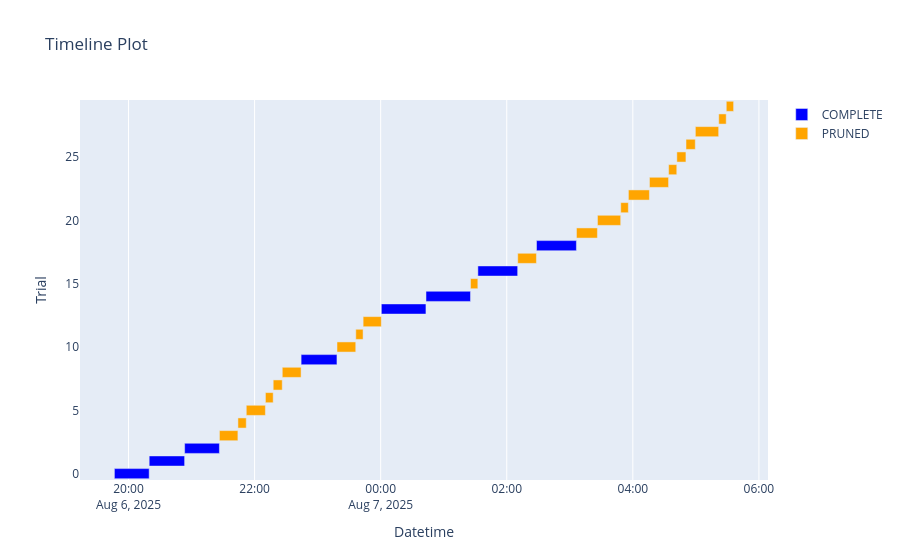

Notebook source saved alongside this figure:
### Code cell
optuna.visualization.plot_timeline(study)

### Figure 1 — Plotly figure (JSON) as saved in the notebook; plotly's stock layout.template omitted (floating-point values rounded to 4 significant figures)
{"data": [{"base": ["2025-08-06T19:46:33.879878", "2025-08-06T20:19:40.403181", "2025-08-06T20:53:24.438768", "2025-08-06T22:44:17.031789", "2025-08-07T00:00:38.325799", "2025-08-07T00:43:08.023000", "2025-08-07T01:32:31.305064", "2025-08-07T02:28:18.517591"], "hovertemplate": "%{text}<extra>COMPLETE</extra>", "marker": {"color": "blue"}, "name": "COMPLETE", "orientation": "h", "text": ["{<br>  \"number\": 0,<br>  \"values\": [<br>    0.350233256816864<br>  ],<br>  \"params\": {<br>    \"backbone_LR\": 0.00013491118883960328,<br>    \"head_LR\": 3.5155295967918524e-06,<br>    \"weight_decay\": 0.001271793075255193,<br>    \"batch_size\": 128,<br>    \"head_layer_1\": 512,<br>    \"num_layers\": 2,<br>    \"head_layer_2\": 2048,<br>    \"dropout\": 0.30000000000000004<br>  }<br>}", "{<br>  \"number\": 1,<br>  \"values\": [<br>    0.07014447450637817<br>  ],<br>  \"params\": {<br>    \"backbone_LR\": 1.3548009936266475e-06,<br>    \"head_LR\": 0.002205127324399811,<br>    \"weight_decay\": 0.0012858053972590064,<br>    \"batch_size\": 128,<br>    \"head_layer_1\": 256,<br>    \"num_layers\": 1,<br>    \"dropout\": 0.0<br>  }<br>}", "{<br>  \"number\": 2,<br>  \"values\": [<br>    0.44112318754196167<br>  ],<br>  \"params\": {<br>    \"backbone_LR\": 3.673945470197309e-06,<br>    \"head_LR\": 0.0007053140233696267,<br>    \"weight_decay\": 5.1066431853509145e-05,<br>    \"batch_size\": 128,<br>    \"head_layer_1\": 2048,<br>    \"num_layers\": 2,<br>    \"head_layer_2\": 128,<br>    \"dropout\": 0.2<br>  }<br>}", "{<br>  \"number\": 9,<br>  \"values\": [<br>    0.06294655799865723<br>  ],<br>  \"params\": {<br>    \"backbone_LR\": 7.446390798440358e-06,<br>    \"head_LR\": 4.065521700020252e-05,<br>    \"weight_decay\": 0.002550813726764217,<br>    \"batch_size\": 64,<br>    \"head_layer_1\": 256,<br>    \"num_layers\": 1,<br>    \"dropout\": 0.0<br>  }<br>}", "{<br>  \"number\": 13,<br>  \"values\": [<br>    0.06576865911483765<br>  ],<br>  \"params\": {<br>    \"backbone_LR\": 1.1382336670195114e-06,<br>    \"head_LR\": 4.201947680601906e-06,<br>    \"weight_decay\": 0.0010632181175167803,<br>    \"batch_size\": 8,<br>    \"head_layer_1\": 256,<br>    \"num_layers\": 1,<br>    \"dropout\": 0.0<br>  }<br>}", "{<br>  \"number\": 14,<br>  \"values\": [<br>    0.06953126192092896<br>  ],<br>  \"params\": {<br>    \"backbone_LR\": 1.2792747523948163e-06,<br>    \"head_LR\": 2.613311343191056e-06,<br>    \"weight_decay\": 0.0006133828642566181,<br>    \"batch_size\": 8,<br>    \"head_layer_1\": 256,<br>    \"num_layers\": 1,<br>    \"dropout\": 0.0<br>  }<br>}", "{<br>  \"number\": 16,<br>  \"values\": [<br>    0.07585030794143677<br>  ],<br>  \"params\": {<br>    \"backbone_LR\": 6.371224860022846e-06,<br>    \"head_LR\": 6.489762885380078e-05,<br>    \"weight_decay\": 0.05006823857290153,<br>    \"batch_size\": 16,<br>    \"head_layer_1\": 256,<br>    \"num_layers\": 1,<br>    \"dropout\": 0.0<br>  }<br>}", "{<br>  \"number\": 18,<br>  \"values\": [<br>    0.06548851728439331<br>  ],<br>  \"params\": {<br>    \"backbone_LR\": 1.9182590027684673e-06,<br>    \"head_LR\": 1.5360976684575757e-05,<br>    \"weight_decay\": 0.0002496967744992478,<br>    \"batch_size\": 16,<br>    \"head_layer_1\": 512,<br>    \"num_layers\": 2,<br>    \"head_layer_2\": 1024,<br>    \"dropout\": 0.0<br>  }<br>}"], "textposition": "none", "type": "bar", "x": [1986000.0, 2023000.0, 1987000.0, 2047000.0, 2547000.0, 2541000.0, 2272000.0, 2280000.0], "y": [0, 1, 2, 9, 13, 14, 16, 18]}, {"base": ["2025-08-06T21:26:31.865777", "2025-08-06T21:44:08.014803", "2025-08-06T21:52:05.144245", "2025-08-06T22:10:18.692118", "2025-08-06T22:17:43.082122", "2025-08-06T22:26:20.398642", "2025-08-06T23:18:25.936036", "2025-08-06T23:36:19.446385", "2025-08-06T23:43:17.911579", "2025-08-07T01:25:31.935702", "2025-08-07T02:10:26.122257", "2025-08-07T03:06:21.549103", "2025-08-07T03:26:20.855502", "2025-08-07T03:48:30.470858", "2025-08-07T03:55:47.553828", "2025-08-07T04:15:50.677263", "2025-08-07T04:34:04.327995", "2025-08-07T04:41:53.011286", "2025-08-07T04:50:36.358483", "2025-08-07T04:59:30.534966", "2025-08-07T05:21:45.736660", "2025-08-07T05:28:56.299095"], "hovertemplate": "%{text}<extra>PRUNED</extra>", "marker": {"color": "orange"}, "name": "PRUNED", "orientation": "h", "text": ["{<br>  \"number\": 3,<br>  \"values\": [<br>    0.5731179714202881<br>  ],<br>  \"params\": {<br>    \"backbone_LR\": 3.768585566449552e-05,<br>    \"head_LR\": 8.057299852581427e-06,<br>    \"weight_decay\": 0.010319547163320354,<br>    \"batch_size\": 128,<br>    \"head_layer_1\": 2048,<br>    \"num_layers\": 2,<br>    \"head_layer_2\": 256,<br>    \"dropout\": 0.2<br>  }<br>}", "{<br>  \"number\": 4,<br>  \"values\": [<br>    0.453846275806427<br>  ],<br>  \"params\": {<br>    \"backbone_LR\": 0.0008877460780178139,<br>    \"head_LR\": 2.494620246433665e-05,<br>    \"weight_decay\": 0.0017776201470827587,<br>    \"batch_size\": 16,<br>    \"head_layer_1\": 256,<br>    \"num_layers\": 2,<br>    \"head_layer_2\": 512,<br>    \"dropout\": 0.1<br>  }<br>}", "{<br>  \"number\": 5,<br>  \"values\": [<br>    0.4935078024864197<br>  ],<br>  \"params\": {<br>    \"backbone_LR\": 8.993770810104735e-05,<br>    \"head_LR\": 0.0003511516201065935,<br>    \"weight_decay\": 0.08488491810268031,<br>    \"batch_size\": 32,<br>    \"head_layer_1\": 1024,<br>    \"num_layers\": 1,<br>    \"dropout\": 0.30000000000000004<br>  }<br>}", "{<br>  \"number\": 6,<br>  \"values\": [<br>    0.4414251446723938<br>  ],<br>  \"params\": {<br>    \"backbone_LR\": 1.56946428271567e-06,<br>    \"head_LR\": 0.008293478898997439,<br>    \"weight_decay\": 0.3746949347785132,<br>    \"batch_size\": 32,<br>    \"head_layer_1\": 512,<br>    \"num_layers\": 2,<br>    \"head_layer_2\": 512,<br>    \"dropout\": 0.2<br>  }<br>}", "{<br>  \"number\": 7,<br>  \"values\": [<br>    0.4549456834793091<br>  ],<br>  \"params\": {<br>    \"backbone_LR\": 0.0002150547744481536,<br>    \"head_LR\": 5.070289794769785e-05,<br>    \"weight_decay\": 0.26175872078609536,<br>    \"batch_size\": 8,<br>    \"head_layer_1\": 1024,<br>    \"num_layers\": 2,<br>    \"head_layer_2\": 128,<br>    \"dropout\": 0.2<br>  }<br>}", "{<br>  \"number\": 8,<br>  \"values\": [<br>    0.07202690839767456<br>  ],<br>  \"params\": {<br>    \"backbone_LR\": 1.243418744387392e-06,<br>    \"head_LR\": 0.007327469608382514,<br>    \"weight_decay\": 0.000647527159700458,<br>    \"batch_size\": 128,<br>    \"head_layer_1\": 512,<br>    \"num_layers\": 1,<br>    \"dropout\": 0.0<br>  }<br>}", "{<br>  \"number\": 10,<br>  \"values\": [<br>    0.379199743270874<br>  ],<br>  \"params\": {<br>    \"backbone_LR\": 6.697151524230724e-05,<br>    \"head_LR\": 2.187827532762941e-06,<br>    \"weight_decay\": 0.0009335953885188591,<br>    \"batch_size\": 64,<br>    \"head_layer_1\": 256,<br>    \"num_layers\": 1,<br>    \"dropout\": 0.1<br>  }<br>}", "{<br>  \"number\": 11,<br>  \"values\": [<br>    0.7119606733322144<br>  ],<br>  \"params\": {<br>    \"backbone_LR\": 3.275623344412222e-05,<br>    \"head_LR\": 0.0006552830087943213,<br>    \"weight_decay\": 0.0006461595176105373,<br>    \"batch_size\": 64,<br>    \"head_layer_1\": 256,<br>    \"num_layers\": 1,<br>    \"dropout\": 0.1<br>  }<br>}", "{<br>  \"number\": 12,<br>  \"values\": [<br>    0.4590611457824707<br>  ],<br>  \"params\": {<br>    \"backbone_LR\": 4.259243099434169e-06,<br>    \"head_LR\": 0.0002338434440413369,<br>    \"weight_decay\": 0.16753365042069757,<br>    \"batch_size\": 128,<br>    \"head_layer_1\": 1024,<br>    \"num_layers\": 1,<br>    \"dropout\": 0.1<br>  }<br>}", "{<br>  \"number\": 15,<br>  \"values\": [<br>    0.44098061323165894<br>  ],<br>  \"params\": {<br>    \"backbone_LR\": 4.347843704276792e-06,<br>    \"head_LR\": 3.137790752582416e-05,<br>    \"weight_decay\": 2.8298983905261514e-05,<br>    \"batch_size\": 64,<br>    \"head_layer_1\": 1024,<br>    \"num_layers\": 1,<br>    \"dropout\": 0.1<br>  }<br>}", "{<br>  \"number\": 17,<br>  \"values\": [<br>    0.4187546372413635<br>  ],<br>  \"params\": {<br>    \"backbone_LR\": 3.5289299055425104e-06,<br>    \"head_LR\": 2.5562129623971784e-06,<br>    \"weight_decay\": 0.051760865653256015,<br>    \"batch_size\": 64,<br>    \"head_layer_1\": 512,<br>    \"num_layers\": 1,<br>    \"dropout\": 0.1<br>  }<br>}", "{<br>  \"number\": 19,<br>  \"values\": [<br>    0.06499272584915161<br>  ],<br>  \"params\": {<br>    \"backbone_LR\": 1.2924439111686606e-06,<br>    \"head_LR\": 2.5657319133618608e-05,<br>    \"weight_decay\": 0.0024858066899525336,<br>    \"batch_size\": 16,<br>    \"head_layer_1\": 128,<br>    \"num_layers\": 2,<br>    \"head_layer_2\": 1024,<br>    \"dropout\": 0.0<br>  }<br>}", "{<br>  \"number\": 20,<br>  \"values\": [<br>    0.4251360297203064<br>  ],<br>  \"params\": {<br>    \"backbone_LR\": 2.0826463612431997e-05,<br>    \"head_LR\": 2.5047811816042745e-06,<br>    \"weight_decay\": 0.00012571211786425627,<br>    \"batch_size\": 8,<br>    \"head_layer_1\": 512,<br>    \"num_layers\": 2,<br>    \"head_layer_2\": 1024,<br>    \"dropout\": 0.1<br>  }<br>}", "{<br>  \"number\": 21,<br>  \"values\": [<br>    0.36250174045562744<br>  ],<br>  \"params\": {<br>    \"backbone_LR\": 1.3097997478101362e-06,<br>    \"head_LR\": 2.013492883101177e-05,<br>    \"weight_decay\": 3.707049083252066e-05,<br>    \"batch_size\": 32,<br>    \"head_layer_1\": 512,<br>    \"num_layers\": 2,<br>    \"head_layer_2\": 1024,<br>    \"dropout\": 0.2<br>  }<br>}", "{<br>  \"number\": 22,<br>  \"values\": [<br>    0.06650346517562866<br>  ],<br>  \"params\": {<br>    \"backbone_LR\": 5.7541623329715655e-06,<br>    \"head_LR\": 6.108524562634019e-05,<br>    \"weight_decay\": 0.00023378535669366676,<br>    \"batch_size\": 16,<br>    \"head_layer_1\": 512,<br>    \"num_layers\": 2,<br>    \"head_layer_2\": 256,<br>    \"dropout\": 0.0<br>  }<br>}", "{<br>  \"number\": 23,<br>  \"values\": [<br>    0.06703799962997437<br>  ],<br>  \"params\": {<br>    \"backbone_LR\": 7.5905119358516825e-06,<br>    \"head_LR\": 1.2591160990400554e-05,<br>    \"weight_decay\": 0.0007307733417086383,<br>    \"batch_size\": 64,<br>    \"head_layer_1\": 256,<br>    \"num_layers\": 2,<br>    \"head_layer_2\": 2048,<br>    \"dropout\": 0.0<br>  }<br>}", "{<br>  \"number\": 24,<br>  \"values\": [<br>    0.42652297019958496<br>  ],<br>  \"params\": {<br>    \"backbone_LR\": 1.18880678151806e-06,<br>    \"head_LR\": 1.156243429055475e-06,<br>    \"weight_decay\": 0.0001007710294953311,<br>    \"batch_size\": 16,<br>    \"head_layer_1\": 512,<br>    \"num_layers\": 2,<br>    \"head_layer_2\": 1024,<br>    \"dropout\": 0.1<br>  }<br>}", "{<br>  \"number\": 25,<br>  \"values\": [<br>    0.4479997158050537<br>  ],<br>  \"params\": {<br>    \"backbone_LR\": 7.376950432420267e-06,<br>    \"head_LR\": 2.3850519578246977e-05,<br>    \"weight_decay\": 0.0022923538073981353,<br>    \"batch_size\": 8,<br>    \"head_layer_1\": 1024,<br>    \"num_layers\": 1,<br>    \"dropout\": 0.1<br>  }<br>}", "{<br>  \"number\": 26,<br>  \"values\": [<br>    0.4731747508049011<br>  ],<br>  \"params\": {<br>    \"backbone_LR\": 1.212607339389905e-06,<br>    \"head_LR\": 5.5740023875965934e-05,<br>    \"weight_decay\": 0.00414779891157501,<br>    \"batch_size\": 8,<br>    \"head_layer_1\": 256,<br>    \"num_layers\": 2,<br>    \"head_layer_2\": 1024,<br>    \"dropout\": 0.2<br>  }<br>}", "{<br>  \"number\": 27,<br>  \"values\": [<br>    0.07421493530273438<br>  ],<br>  \"params\": {<br>    \"backbone_LR\": 8.106422902662755e-05,<br>    \"head_LR\": 2.25929308559922e-05,<br>    \"weight_decay\": 0.038151729501488166,<br>    \"batch_size\": 8,<br>    \"head_layer_1\": 256,<br>    \"num_layers\": 1,<br>    \"dropout\": 0.0<br>  }<br>}", "{<br>  \"number\": 28,<br>  \"values\": [<br>    0.0648842453956604<br>  ],<br>  \"params\": {<br>    \"backbone_LR\": 4.4973578504575525e-06,<br>    \"head_LR\": 5.728133227940305e-05,<br>    \"weight_decay\": 0.004009294229240962,<br>    \"batch_size\": 64,<br>    \"head_layer_1\": 256,<br>    \"num_layers\": 1,<br>    \"dropout\": 0.0<br>  }<br>}", "{<br>  \"number\": 29,<br>  \"values\": [<br>    0.5102050304412842<br>  ],<br>  \"params\": {<br>    \"backbone_LR\": 1.558346394606983e-06,<br>    \"head_LR\": 1.950900389950274e-06,<br>    \"weight_decay\": 0.006739443890700102,<br>    \"batch_size\": 128,<br>    \"head_layer_1\": 512,<br>    \"num_layers\": 2,<br>    \"head_layer_2\": 2048,<br>    \"dropout\": 0.1<br>  }<br>}"], "textposition": "none", "type": "bar", "x": [1055000.0, 475700.0, 1092000.0, 442800.0, 515400.0, 1075000.0, 1071000.0, 415900.0, 1038000.0, 416700.0, 1069000.0, 1196000.0, 1326000.0, 433500.0, 1199000.0, 1089000.0, 464500.0, 519100.0, 529600.0, 1331000.0, 426000.0, 418200.0], "y": [3, 4, 5, 6, 7, 8, 10, 11, 12, 15, 17, 19, 20, 21, 22, 23, 24, 25, 26, 27, 28, 29]}], "layout": {"showlegend": true, "title": {"text": "Timeline Plot"}, "xaxis": {"title": {"text": "Datetime"}, "type": "date"}, "yaxis": {"title": {"text": "Trial"}}}}
